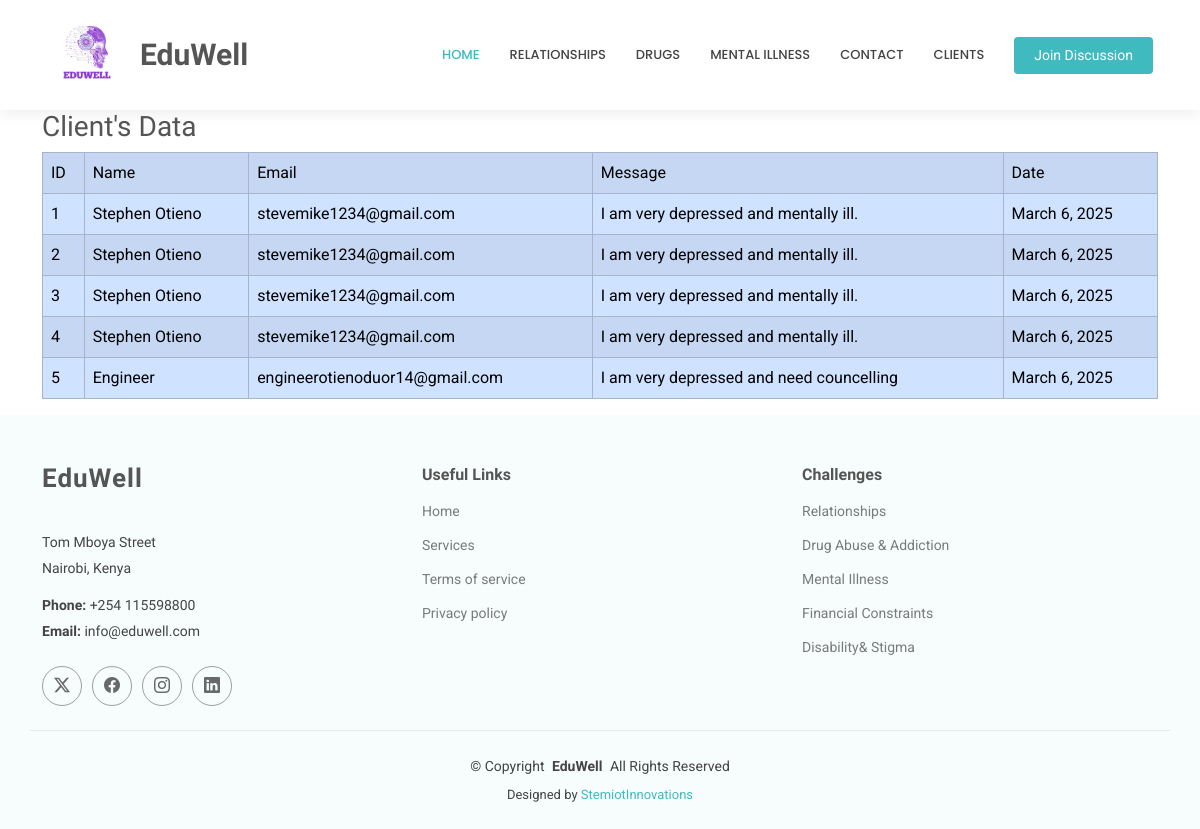
The app's page /clients/ (signed in), older data.
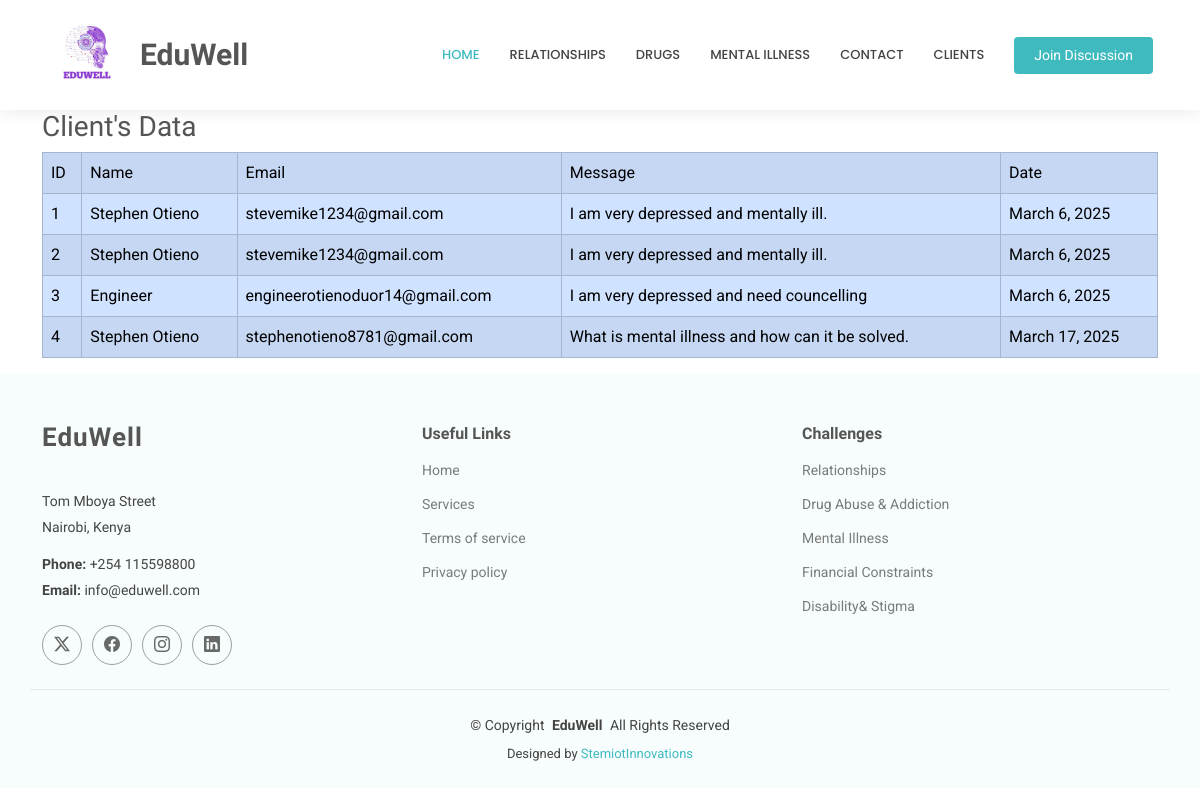
The same page, newer data.
### mentalChatbot/models.py (models this page shows, shortened)
class Client(models.Model):
    client_name = models.CharField(max_length=100)
    client_email = models.CharField(max_length=100)
    client_message = models.TextField()
    filled_at = models.DateTimeField(auto_now_add=True)

### mentalChatbot/views.py (the view)
# urls.py: path('clients/', views.view_clients, name='clients'),
@login_required(login_url='login')
def view_clients(request):
    clients = Client.objects.all()
    return render(request, 'view_clients.html', {'clients':clients})

### mentalChatbot/templates/view_clients.html (shortened to what this page needs)
{% load static %}
<!DOCTYPE html>
<html lang="en">
<head>
  <link href="{% static 'assets/vendor/bootstrap/css/bootstrap.min.css' %}" rel="stylesheet">
  <link href="{% static 'assets/vendor/bootstrap-icons/bootstrap-icons.css' %}" rel="stylesheet">
  <link href="{% static 'assets/vendor/aos/aos.css' %}" rel="stylesheet">
  <link href="{% static 'assets/vendor/fontawesome-free/css/all.min.css' %}" rel="stylesheet">
  <link href="{% static 'assets/vendor/glightbox/css/glightbox.min.css' %}" rel="stylesheet">
  <link href="{% static 'assets/vendor/swiper/swiper-bundle.min.css' %}" rel="stylesheet">
  <link href="{% static 'assets/css/main.css' %}" rel="stylesheet">
</head>
<body class="index-page">
  <header id="header" class="header sticky-top">
    <div class="branding d-flex align-items-center">
            <div class="container position-relative d-flex align-items-center justify-content-end">
      <a href="{% url 'homepage' %}" class="logo d-flex align-items-center me-auto">
        <img src="{% static 'assets/img/logo1.png' %}" alt="">
        <h1 class="sitename">EduWell</h1>
      </a>
      <nav id="navmenu" class="navmenu">
          <ul>
            <li><a href="{% url 'homepage' %}" class="active">Home</a></li>
            <li><a href="{% url 'relationships' %}">Relationships</a></li>
            <li><a href="{% url 'drugs' %}">Drugs</a></li>
            <li><a href="{% url 'mental_illness' %}">Mental Illness</a></li>
            <li><a href="{% url 'contact' %}">Contact</a></li>
              {% if request.user.is_staff %}
                 <li><a href="{% url 'clients' %}">Clients</a></li>
              {% endif %}
          </ul>
        </nav>
        <a class="cta-btn" href="{% url 'forum' %}">Join Discussion</a>
      </div>
    </div>
  </header>
<main class="container">
    <h3>Client's Data</h3>
    <table class=" table table-striped table-bordered table-hover table-primary">
        <tr>
            <td>ID</td>
           <td>Name</td>
            <td>Email</td>
            <td>Message</td>
            <td>Date</td>
        </tr>
        {% for client in clients %}
        <tr>
         <td>{{ forloop.counter }}</td>
        <td>{{ client.client_name }}</td>
        <td>{{ client.client_email }}</td>
        <td>{{ client.client_message }}</td>
        <td>{{ client.filled_at|date:"F j, Y" }}</td>
        </tr>
        {% endfor %}
    </table>
</main>
<footer id="footer" class="footer light-background">
    <div class="container footer-top">
      <div class="row gy-4">
        <div class="col-lg-4 col-md-6 footer-about">
          <a style="text-decoration: none" href="index.html" class="logo d-flex align-items-center">
            <span class="sitename">EduWell</span>
          </a>
          <div class="footer-contact pt-3">
            <p>Tom Mboya Street</p>
            <p>Nairobi, Kenya</p>
            <p class="mt-3"><strong>Phone:</strong> <span>+254 115598800</span></p>
            <p><strong>Email:</strong> <span>info@eduwell.com</span></p>
          </div>
          <div class="social-links d-flex mt-4">
            <a href=""><i class="bi bi-twitter-x"></i></a>
            <a href=""><i class="bi bi-facebook"></i></a>
            <a href=""><i class="bi bi-instagram"></i></a>
            <a href=""><i class="bi bi-linkedin"></i></a>
          </div>
        </div>
        <div class="col-lg-4 col-md-3 footer-links">
          <h4>Useful Links</h4>
          <ul>
            <li><a href="#">Home</a></li>
            <li><a href="#">Services</a></li>
            <li><a href="#">Terms of service</a></li>
            <li><a href="#">Privacy policy</a></li>
          </ul>
        </div>
        <div class="col-lg-4 col-md-3 footer-links">
          <h4>Challenges</h4>
          <ul>
            <li><a href="{% url 'relationships' %}">Relationships</a></li>
            <li><a href="#">Drug Abuse & Addiction</a></li>
            <li><a href="#">Mental Illness</a></li>
            <li><a href="#">Financial Constraints</a></li>
            <li><a href="#">Disability& Stigma</a></li>
          </ul>
        </div>
      </div>
    </div>
    <div class="container copyright text-center mt-4">
      <p>© <span>Copyright</span> <strong class="px-1 sitename">EduWell</strong> <span>All Rights Reserved</span></p>
      <div class="credits">
        Designed by <a style="text-decoration: none" href="https://stemiotsoftwares.onrender.com/">StemiotInnovations</a>
      </div>
    </div>
  </footer>
</body>
</html>

### mentalChatbot/static/assets/css/main.css (style rules this page uses)
:root { --default-font: "Roboto", system-ui, -apple-system, "Segoe UI", Roboto, "Helvetica Neue", Arial, "Noto Sans", "Liberation Sans", sans-serif, "Apple Color Emoji", "Segoe UI Emoji", "Segoe UI Symbol", "Noto Color Emoji"; --heading-font: "Raleway", sans-serif; --nav-font: "Poppins", sans-serif; }
:root { --background-color: #ffffff; --default-color: #444444; --heading-color: #555555; --accent-color: #3fbbc0; --surface-color: #ffffff; --contrast-color: #ffffff; }
:root { --nav-color: #444444; --nav-hover-color: #3fbbc0; --nav-mobile-background-color: #ffffff; --nav-dropdown-background-color: #ffffff; --nav-dropdown-color: #444444; --nav-dropdown-hover-color: #3fbbc0; }
.light-background { --background-color: #f7fcfc; --surface-color: #ffffff; }
:root { scroll-behavior: smooth; }
body { color: var(--default-color); background-color: var(--background-color); font-family: var(--default-font); }
a { color: var(--accent-color); text-decoration: none; transition: 0.3s; }
h1, h2, h3, h4, h5, h6 { color: var(--heading-color); font-family: var(--heading-font); }
.header { color: var(--default-color); background-color: var(--background-color); transition: all 0.5s; z-index: 997; box-shadow: 0px 0 18px rgba(0, 0, 0, 0.1); }
.header .branding { min-height: 60px; padding: 10px 0; }
.header .logo { line-height: 1; }
.header .logo img { max-height: 90px; margin-right: 8px; }
.header .logo h1 { font-size: 30px; margin: 0; font-weight: 700; color: var(--heading-color); }
.header .cta-btn, .header .cta-btn:focus { color: var(--contrast-color); background: var(--accent-color); font-size: 14px; padding: 8px 20px; margin: 0 5px 0 30px; border-radius: 4px; transition: 0.3s; }
@media (min-width: 1200px) { .navmenu { padding: 0; } }
@media (min-width: 1200px) { .navmenu ul { margin: 0; padding: 0; display: flex; list-style: none; align-items: center; } }
@media (min-width: 1200px) { .navmenu li { position: relative; } }
@media (min-width: 1200px) { .navmenu a, .navmenu a:focus { color: var(--nav-color); padding: 18px 15px; font-size: 13px; font-family: var(--nav-font); font-weight: 500; text-transform: uppercase; display: flex; align-items: center; justify-content: space-between; white-space: nowrap; transition: 0.3s; } }
@media (min-width: 1200px) { .navmenu li:last-child a { padding-right: 0; } }
@media (min-width: 1200px) { .navmenu li:hover>a, .navmenu .active, .navmenu .active:focus { color: var(--nav-hover-color); } }
.footer { color: var(--default-color); background-color: var(--background-color); font-size: 14px; position: relative; }
.footer .footer-top { padding-top: 50px; }
.footer .footer-about .logo { line-height: 1; margin-bottom: 25px; }
.footer .footer-about .logo span { color: var(--heading-color); font-family: var(--heading-font); font-size: 26px; font-weight: 700; letter-spacing: 1px; }
.footer .footer-about p { font-size: 14px; font-family: var(--heading-font); }
.footer .social-links a { display: flex; align-items: center; justify-content: center; width: 40px; height: 40px; border-radius: 50%; border: 1px solid color-mix(in srgb, var(--default-color), transparent 50%); font-size: 16px; color: color-mix(in srgb, var(--default-color), transparent 20%); margin-right: 10px; transition: 0.3s; }
.footer h4 { font-size: 16px; font-weight: bold; position: relative; padding-bottom: 12px; }
.footer .footer-links { margin-bottom: 30px; }
.footer .footer-links ul { list-style: none; padding: 0; margin: 0; }
.footer .footer-links ul li { padding: 10px 0; display: flex; align-items: center; }
.footer .footer-links ul li:first-child { padding-top: 0; }
.footer .footer-links ul a { color: color-mix(in srgb, var(--default-color), transparent 30%); display: inline-block; line-height: 1; }
.footer .footer-contact p { margin-bottom: 5px; }
.footer .copyright { padding: 25px 0; border-top: 1px solid color-mix(in srgb, var(--default-color), transparent 90%); }
.footer .copyright p { margin-bottom: 0; }
.footer .credits { margin-top: 8px; font-size: 13px; }

Row changes from the older to the newer data that the page shows:
removed Client: client_name "Stephen Otieno", client_email "stevemike1234@gmail.com", client_message "I am very depressed and mentally ill.", filled_at "March 6, 2025"
removed Client: client_name "Stephen Otieno", client_email "stevemike1234@gmail.com", client_message "I am very depressed and mentally ill.", filled_at "March 6, 2025"
added Client: client_name "Stephen Otieno", client_email "stephenotieno8781@gmail.com", client_message "What is mental illness and how can it be solved.", filled_at "March 17, 2025"
